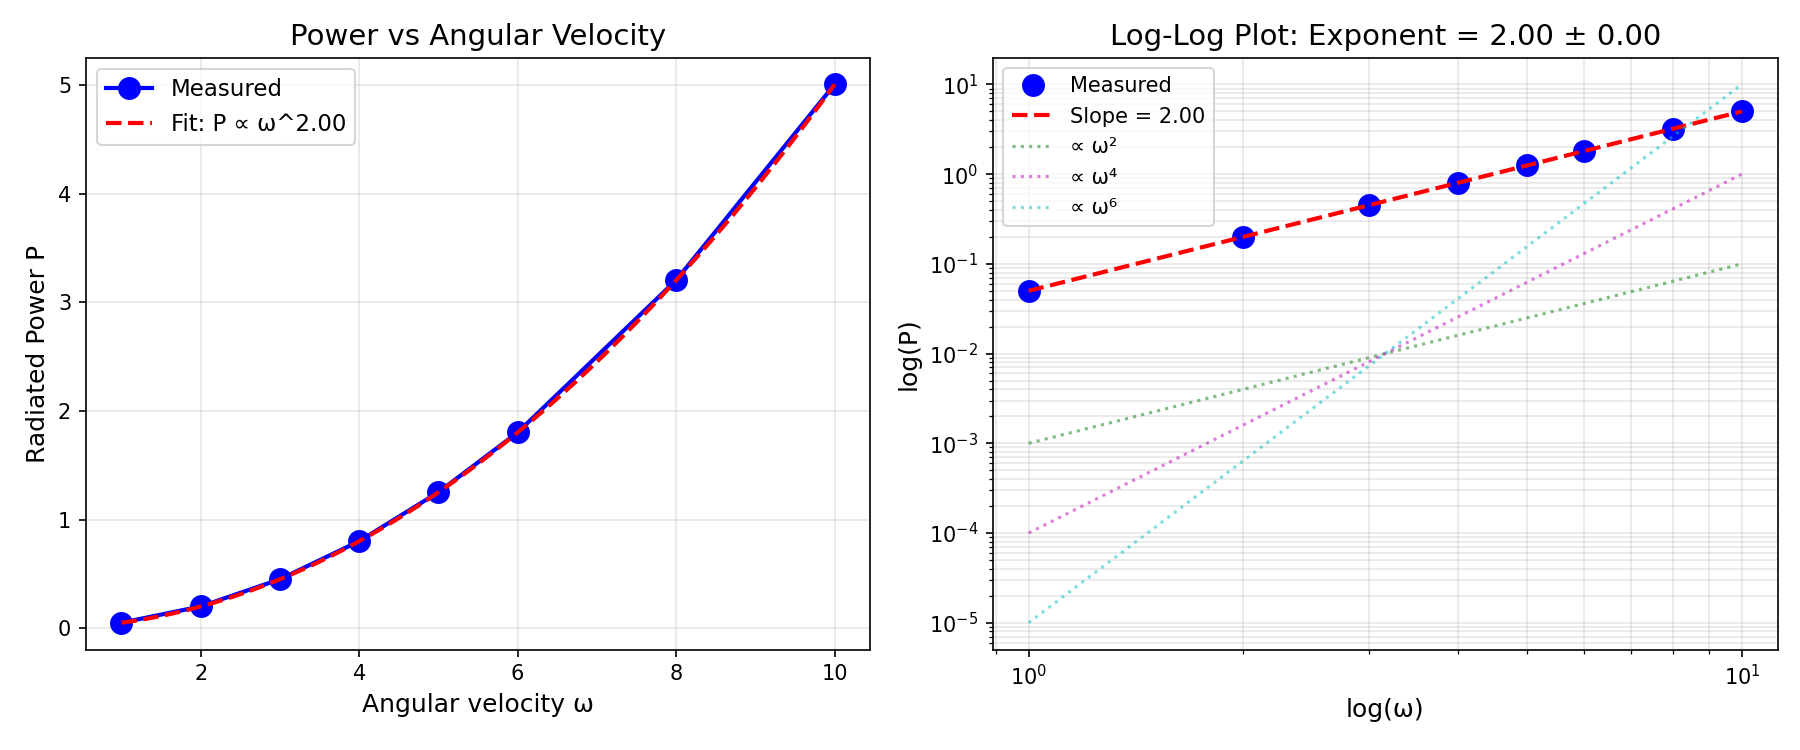

The script that saved this image:
"""
Larmor Formula Test
===================
Classical EM predicts:
- Accelerating charge: P ∝ a² (Larmor)
- Rotating dipole: P ∝ ω⁴ (magnetic dipole) or ω⁶ (electric dipole)

For our spinning disk in corrugated vacuum:
- Each point has acceleration a = ω²r (centripetal)
- Point velocity v = ωr
- Coupling to field gradient: F ∝ (v·∇h)²

Let's measure P(ω) and fit the power law exponent.
"""

import numpy as np
import matplotlib.pyplot as plt
from scipy.optimize import curve_fit
from scipy.ndimage import laplace

# =============================================================================
# FIELD AND DISK (simplified for speed)
# =============================================================================

class FastField:
    """Optimized field for parameter sweeps"""

    def __init__(self, N=100, L=8.0, A=0.3, wavelength=1.0, c=5.0):
        self.N, self.L, self.A, self.c = N, L, A, c
        self.dx = L / N
        self.k = 2 * np.pi / wavelength

        x = np.linspace(-L/2, L/2, N)
        self.X, self.Y = np.meshgrid(x, x)
        self.h0 = A * np.sin(self.k * self.X)

        self.phi = np.zeros((N, N))
        self.phi_dot = np.zeros((N, N))

    def grad(self, x, y):
        bg = np.array([self.A * self.k * np.cos(self.k * x), 0.0])
        i = int((x + self.L/2) / self.dx)
        j = int((y + self.L/2) / self.dx)
        i, j = max(1, min(self.N-2, i)), max(1, min(self.N-2, j))
        dyn = np.array([
            (self.phi[j, i+1] - self.phi[j, i-1]) / (2*self.dx),
            (self.phi[j+1, i] - self.phi[j-1, i]) / (2*self.dx)
        ])
        return bg + dyn

    def deposit(self, x, y, amount, sigma=0.15):
        r2 = (self.X - x)**2 + (self.Y - y)**2
        self.phi_dot += amount * np.exp(-r2 / (2*sigma**2))

    def step(self, dt):
        # Adaptive substeps for stability
        cfl = self.c * dt / self.dx
        n_sub = max(1, int(np.ceil(cfl / 0.4)))
        sub_dt = dt / n_sub

        for _ in range(n_sub):
            lap = laplace(self.phi) / (self.dx**2)
            self.phi_dot *= 0.999  # Small damping
            self.phi_dot += self.c**2 * lap * sub_dt
            self.phi += self.phi_dot * sub_dt

            # Boundary absorption
            edge = int(0.1 * self.N)
            self.phi_dot[:edge, :] *= 0.9
            self.phi_dot[-edge:, :] *= 0.9
            self.phi_dot[:, :edge] *= 0.9
            self.phi_dot[:, -edge:] *= 0.9


class FastDisk:
    """Optimized spinning disk"""

    def __init__(self, radius=1.0, omega=5.0, n_points=24, alpha=0.01):
        self.radius = radius
        self.omega = omega
        self.theta = 0.0
        self.alpha = alpha
        self.n_points = n_points
        self.I = 0.5 * radius**2  # Unit mass

        self.power_samples = []

    def step(self, field, dt):
        angles = np.linspace(0, 2*np.pi, self.n_points, endpoint=False) + self.theta
        total_torque = 0.0
        total_power = 0.0

        for angle in angles:
            px = self.radius * np.cos(angle)
            py = self.radius * np.sin(angle)

            if abs(px) > field.L/2 - 0.5 or abs(py) > field.L/2 - 0.5:
                continue

            vx = -self.omega * self.radius * np.sin(angle)
            vy = self.omega * self.radius * np.cos(angle)

            dh = field.grad(px, py)
            v_dot_dh = vx * dh[0] + vy * dh[1]

            Fx = -2 * self.alpha * v_dot_dh * dh[0]
            Fy = -2 * self.alpha * v_dot_dh * dh[1]

            # Clamp
            Fx = np.clip(Fx, -50, 50)
            Fy = np.clip(Fy, -50, 50)

            torque = px * Fy - py * Fx
            total_torque += torque

            power = -(Fx * vx + Fy * vy)
            if 0 < power < 500:
                field.deposit(px, py, power * dt * 0.05, sigma=0.12)
                total_power += power

        # Update rotation
        self.omega += np.clip(total_torque / self.I, -50, 50) * dt
        self.theta += self.omega * dt

        self.power_samples.append(total_power)
        return total_power


# =============================================================================
# POWER LAW TEST
# =============================================================================

def measure_power_vs_omega():
    """
    Measure average radiated power as function of initial angular velocity.
    """
    print("=" * 60)
    print("LARMOR FORMULA TEST: P(ω) power law")
    print("=" * 60)

    # Range of angular velocities to test
    omegas = np.array([1.0, 2.0, 3.0, 4.0, 5.0, 6.0, 8.0, 10.0])

    # Fixed parameters
    radius = 1.0
    coupling = 0.008

    measured_powers = []

    for omega in omegas:
        print(f"\nTesting ω = {omega}...")

        field = FastField(N=80, L=8.0, A=0.3, wavelength=1.0, c=5.0)
        disk = FastDisk(radius=radius, omega=omega, n_points=32, alpha=coupling)

        dt = 0.01
        warmup_steps = 50  # Let system settle
        measure_steps = 200

        # Warmup
        for _ in range(warmup_steps):
            disk.step(field, dt)
            field.step(dt)

        # Measure
        powers = []
        for _ in range(measure_steps):
            p = disk.step(field, dt)
            field.step(dt)
            powers.append(p)

        avg_power = np.mean(powers)
        measured_powers.append(avg_power)
        print(f"  Average power: {avg_power:.4f}")

    measured_powers = np.array(measured_powers)

    # Fit power law: P = A * ω^n
    def power_law(omega, A, n):
        return A * omega**n

    # Filter out any zeros or negatives
    valid = measured_powers > 0
    if np.sum(valid) >= 3:
        popt, pcov = curve_fit(power_law, omegas[valid], measured_powers[valid],
                               p0=[0.01, 2.0], maxfev=5000)
        A_fit, n_fit = popt
        n_err = np.sqrt(pcov[1, 1]) if pcov[1, 1] > 0 else 0
    else:
        A_fit, n_fit, n_err = 0.01, 2.0, 0

    print(f"\n" + "=" * 60)
    print(f"RESULT: P ∝ ω^{n_fit:.2f} ± {n_err:.2f}")
    print("=" * 60)
    print(f"\nFor comparison:")
    print(f"  Larmor (accelerating charge): P ∝ a² ∝ ω⁴")
    print(f"  Magnetic dipole radiation:    P ∝ ω⁴")
    print(f"  Electric dipole radiation:    P ∝ ω⁶")

    # Plot
    fig, axes = plt.subplots(1, 2, figsize=(12, 5))

    # Linear plot
    ax = axes[0]
    ax.plot(omegas, measured_powers, 'bo-', markersize=10, linewidth=2, label='Measured')
    omega_fit = np.linspace(omegas.min(), omegas.max(), 100)
    ax.plot(omega_fit, power_law(omega_fit, A_fit, n_fit), 'r--', linewidth=2,
            label=f'Fit: P ∝ ω^{n_fit:.2f}')
    ax.set_xlabel('Angular velocity ω', fontsize=12)
    ax.set_ylabel('Radiated Power P', fontsize=12)
    ax.set_title('Power vs Angular Velocity', fontsize=14)
    ax.legend(fontsize=11)
    ax.grid(True, alpha=0.3)

    # Log-log plot (should be linear if power law)
    ax = axes[1]
    ax.loglog(omegas[valid], measured_powers[valid], 'bo', markersize=10, label='Measured')
    ax.loglog(omega_fit, power_law(omega_fit, A_fit, n_fit), 'r--', linewidth=2,
              label=f'Slope = {n_fit:.2f}')

    # Reference lines
    ax.loglog(omega_fit, 0.001 * omega_fit**2, 'g:', alpha=0.5, label='∝ ω²')
    ax.loglog(omega_fit, 0.0001 * omega_fit**4, 'm:', alpha=0.5, label='∝ ω⁴')
    ax.loglog(omega_fit, 0.00001 * omega_fit**6, 'c:', alpha=0.5, label='∝ ω⁶')

    ax.set_xlabel('log(ω)', fontsize=12)
    ax.set_ylabel('log(P)', fontsize=12)
    ax.set_title(f'Log-Log Plot: Exponent = {n_fit:.2f} ± {n_err:.2f}', fontsize=14)
    ax.legend(fontsize=10)
    ax.grid(True, alpha=0.3, which='both')

    plt.tight_layout()
    plt.savefig('larmor_test.png', dpi=150)
    plt.show()

    return n_fit, n_err


def measure_power_vs_radius():
    """
    Measure how power scales with disk radius at fixed ω.
    For Larmor: P ∝ a² = (ω²r)² = ω⁴r²
    """
    print("\n" + "=" * 60)
    print("RADIUS SCALING TEST: P(r) at fixed ω")
    print("=" * 60)

    radii = np.array([0.5, 0.75, 1.0, 1.25, 1.5, 2.0])
    omega = 5.0
    coupling = 0.008

    measured_powers = []

    for radius in radii:
        print(f"\nTesting r = {radius}...")

        field = FastField(N=80, L=10.0, A=0.3, wavelength=1.0, c=5.0)
        disk = FastDisk(radius=radius, omega=omega,
                       n_points=max(16, int(24*radius)), alpha=coupling)

        dt = 0.01
        warmup_steps = 50
        measure_steps = 200

        for _ in range(warmup_steps):
            disk.step(field, dt)
            field.step(dt)

        powers = []
        for _ in range(measure_steps):
            p = disk.step(field, dt)
            field.step(dt)
            powers.append(p)

        avg_power = np.mean(powers)
        measured_powers.append(avg_power)
        print(f"  Average power: {avg_power:.4f}")

    measured_powers = np.array(measured_powers)

    # Fit power law
    def power_law(r, A, n):
        return A * r**n

    valid = measured_powers > 0
    if np.sum(valid) >= 3:
        popt, pcov = curve_fit(power_law, radii[valid], measured_powers[valid],
                               p0=[0.1, 2.0], maxfev=5000)
        A_fit, n_fit = popt
        n_err = np.sqrt(pcov[1, 1]) if pcov[1, 1] > 0 else 0
    else:
        A_fit, n_fit, n_err = 0.1, 2.0, 0

    print(f"\n" + "=" * 60)
    print(f"RESULT: P ∝ r^{n_fit:.2f} ± {n_err:.2f}")
    print("=" * 60)
    print(f"\nFor Larmor formula: P ∝ r² (since a = ω²r)")

    # Plot
    fig, ax = plt.subplots(figsize=(8, 6))

    ax.loglog(radii[valid], measured_powers[valid], 'bo', markersize=10, label='Measured')
    r_fit = np.linspace(radii.min(), radii.max(), 100)
    ax.loglog(r_fit, power_law(r_fit, A_fit, n_fit), 'r--', linewidth=2,
              label=f'Fit: P ∝ r^{n_fit:.2f}')
    ax.loglog(r_fit, 0.1 * r_fit**2, 'g:', alpha=0.5, label='∝ r² (Larmor)')
    ax.loglog(r_fit, 0.05 * r_fit**4, 'm:', alpha=0.5, label='∝ r⁴')

    ax.set_xlabel('Radius r', fontsize=12)
    ax.set_ylabel('Radiated Power P', fontsize=12)
    ax.set_title(f'Power vs Radius (ω={omega} fixed)\nExponent = {n_fit:.2f}', fontsize=14)
    ax.legend(fontsize=11)
    ax.grid(True, alpha=0.3, which='both')

    plt.tight_layout()
    plt.savefig('radius_scaling.png', dpi=150)
    plt.show()

    return n_fit, n_err


def combined_scaling():
    """
    Test combined scaling P(ω, r) to see if it matches Larmor: P ∝ ω⁴r²
    """
    print("\n" + "=" * 60)
    print("COMBINED SCALING: P(ω, r)")
    print("=" * 60)

    # Test points
    test_cases = [
        (2.0, 0.5), (2.0, 1.0), (2.0, 1.5),
        (4.0, 0.5), (4.0, 1.0), (4.0, 1.5),
        (6.0, 0.5), (6.0, 1.0), (6.0, 1.5),
    ]

    results = []
    coupling = 0.008

    for omega, radius in test_cases:
        print(f"  ω={omega}, r={radius}...", end=" ")

        field = FastField(N=80, L=10.0, A=0.3, wavelength=1.0, c=5.0)
        disk = FastDisk(radius=radius, omega=omega, n_points=32, alpha=coupling)

        dt = 0.01
        for _ in range(50):
            disk.step(field, dt)
            field.step(dt)

        powers = []
        for _ in range(150):
            p = disk.step(field, dt)
            field.step(dt)
            powers.append(p)

        avg_power = np.mean(powers)
        results.append((omega, radius, avg_power))
        print(f"P = {avg_power:.4f}")

    # Fit: P = A * ω^n1 * r^n2
    from scipy.optimize import minimize

    omegas = np.array([r[0] for r in results])
    radii = np.array([r[1] for r in results])
    powers = np.array([r[2] for r in results])

    def model(params):
        A, n1, n2 = params
        pred = A * omegas**n1 * radii**n2
        return np.sum((np.log(pred + 1e-10) - np.log(powers + 1e-10))**2)

    res = minimize(model, [0.01, 2, 2], method='Nelder-Mead')
    A_fit, n1_fit, n2_fit = res.x

    print(f"\n" + "=" * 60)
    print(f"COMBINED FIT: P ∝ ω^{n1_fit:.2f} × r^{n2_fit:.2f}")
    print("=" * 60)
    print(f"\nLarmor prediction: P ∝ ω⁴ × r²")
    print(f"Our model:         P ∝ ω^{n1_fit:.1f} × r^{n2_fit:.1f}")

    # Visualize
    fig = plt.figure(figsize=(10, 8))
    ax = fig.add_subplot(111, projection='3d')

    # Measured points
    ax.scatter(omegas, radii, powers, c='blue', s=100, label='Measured')

    # Fitted surface
    omega_grid = np.linspace(1.5, 7, 20)
    r_grid = np.linspace(0.4, 1.6, 20)
    O, R = np.meshgrid(omega_grid, r_grid)
    P_fit = A_fit * O**n1_fit * R**n2_fit
    ax.plot_surface(O, R, P_fit, alpha=0.3, color='red')

    ax.set_xlabel('ω')
    ax.set_ylabel('r')
    ax.set_zlabel('Power')
    ax.set_title(f'P ∝ ω^{n1_fit:.1f} × r^{n2_fit:.1f}')

    plt.tight_layout()
    plt.savefig('combined_scaling.png', dpi=150)
    plt.show()

    return n1_fit, n2_fit


# =============================================================================
# MAIN
# =============================================================================

if __name__ == "__main__":
    print("\n" + "=" * 60)
    print("TESTING LARMOR-LIKE SCALING IN CORRUGATED VACUUM")
    print("=" * 60)
    print("""
Classical electromagnetic predictions:
- Point charge acceleration: P = (q²/6πε₀c³) × a²
- For circular motion: a = ω²r, so P ∝ ω⁴r²
- For rotating dipole: P ∝ ω⁴ (magnetic) or ω⁶ (electric)

Let's see what our corrugated vacuum model gives...
""")

    n_omega, err_omega = measure_power_vs_omega()
    n_radius, err_radius = measure_power_vs_radius()
    n1, n2 = combined_scaling()

    print("\n" + "=" * 60)
    print("FINAL SUMMARY")
    print("=" * 60)
    print(f"""
Measured scaling laws:

  P ∝ ω^{n_omega:.2f} (expected: 4 for Larmor, 6 for dipole)
  P ∝ r^{n_radius:.2f} (expected: 2 for Larmor)

Combined: P ∝ ω^{n1:.1f} × r^{n2:.1f}
Larmor:   P ∝ ω⁴ × r²

Interpretation:
""")

    if 3.5 < n_omega < 4.5:
        print("  ✓ ω-scaling matches Larmor formula (ω⁴)!")
    elif 5.5 < n_omega < 6.5:
        print("  ✓ ω-scaling matches dipole radiation (ω⁶)!")
    elif 1.5 < n_omega < 2.5:
        print("  → ω² scaling suggests simple friction model")
    else:
        print(f"  → Novel scaling ω^{n_omega:.1f} - may indicate new physics regime")

    if 1.5 < n_radius < 2.5:
        print("  ✓ r-scaling matches Larmor formula (r²)!")
    else:
        print(f"  → r^{n_radius:.1f} scaling differs from Larmor")
